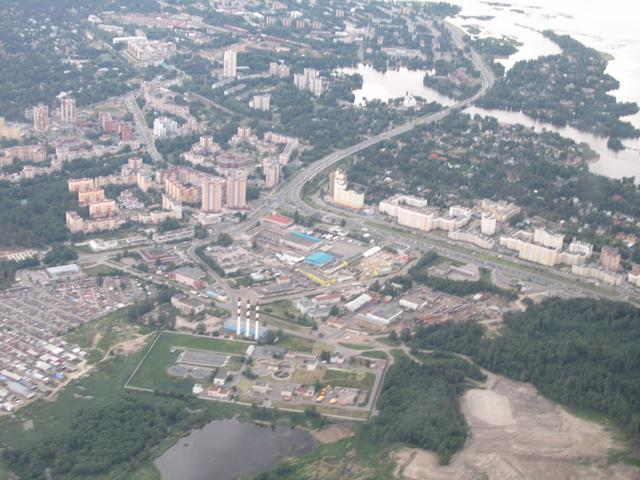
#> input picture Images/aero1.jpg, 640 x 480 px, found by its file name
$ jupyter execute negative_transformation.ipynb
#> lines starting #> are read from the running program, lines starting #| are printed output that depends on the picture
[cell 1]
import cv2 as cv
import numpy as np
from matplotlib import pyplot as plt

[cell 2]
# Flag 0 = Read grayscale
img = cv.imread(r"C:\Users\Santiago Avila\Desktop\Clases\Programacion\Procesamiento de Imagenes\Images\aero1.jpg", 0)
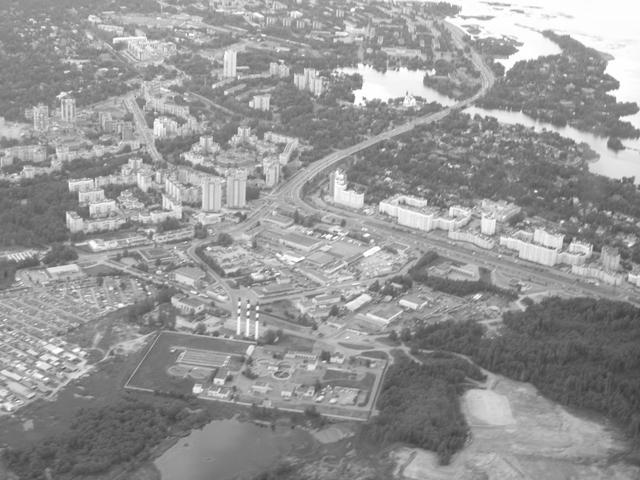
#> img: shape (480, 640); min 58, max 255, mean 149.9

# The 0 makes the image a grayscale image

# Relative path
img = cv.imread(r"..\Images\aero1.jpg", 0)

[cell 3]
img.shape
#> Out = (480, 640)

[cell 4]
# Shows the image on a gray scale
plt.imshow(img, cmap="gray")
plt.axis("off")
plt.show()

# **Negative Transformation**
---
## **Method 1**

[cell 5]
import numpy as np

[cell 6]
img_neg = np.zeros(img.shape, dtype=np.uint8)

[cell 7]
img_neg.dtype

[cell 8]
img.shape[0]
#> Out = 480

[cell 9]
for i in range(img.shape[0]): # Rows ## Iterates through each pixel on the row
    for j in range(img.shape[1]): # Columns ## Iterates through each pixel on the column
        img_neg[i, j] = 255 - img[i, j] # Changes the value to its negative
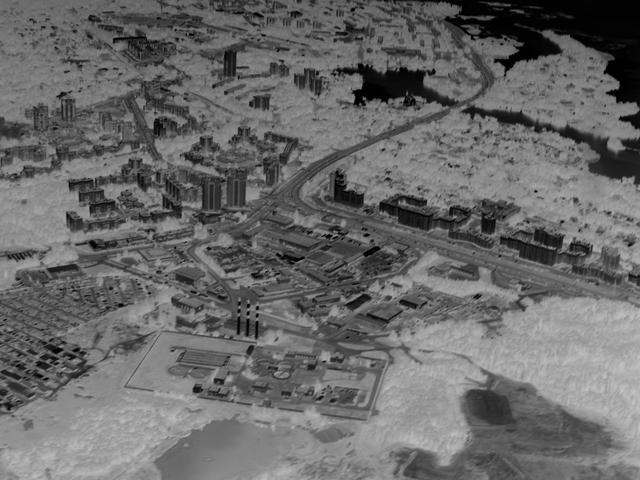
#> img_neg: shape (480, 640); min 0, max 197, mean 105.1

[cell 10]
# Prints the image
plt.imshow(img_neg, cmap="gray")
plt.axis("off")
plt.show()

[cell 11]
plt.imshow(np.hstack((img, img_neg)), "gray")
plt.title("Comparison of the transformation")
plt.show()
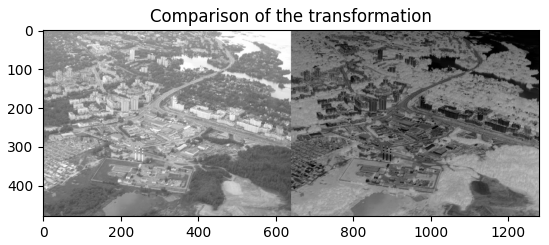
#> figure drawn by matplotlib, 1 panel

# **Negative Transformation**
  ---
## **Method 2 - BITWISE NOT**

[cell 12]
img2 = cv.imread(r"..\Images\squirrel_cls.jpg", 0)
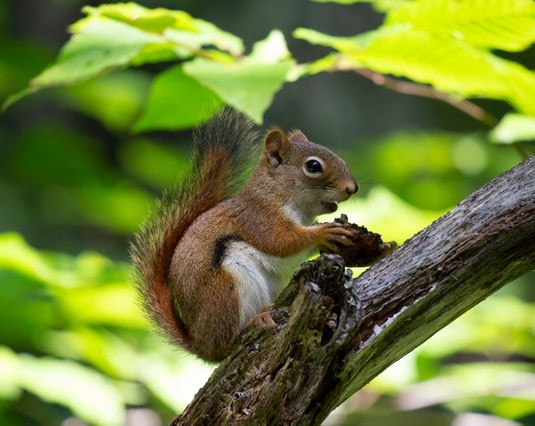
#> input picture Images/squirrel_cls.jpg, 535 x 426 px, found by its file name
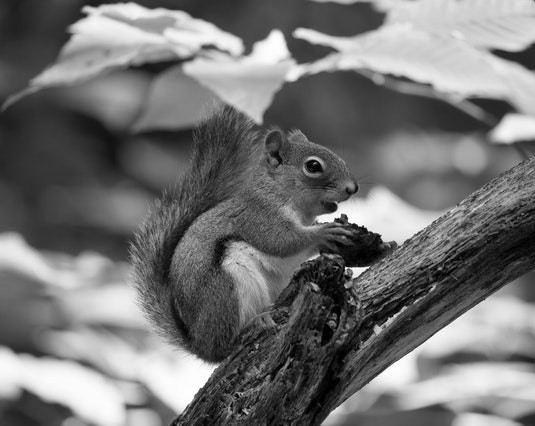
#> img2: shape (426, 535); min 0, max 255, mean 115.6

[cell 13]
type(img2)

[cell 14]
img2.shape
#> Out = (426, 535)

[cell 15]
plt.imshow(img2, "gray") # We can skip cmap= because is the second parameter that imshow recieves
plt.title("Grayscale image") # Adds a title to the image
plt.axis("off") # Removes the axis of the image
plt.show()

[cell 16]
img2_neg = np.bitwise_not(img2)
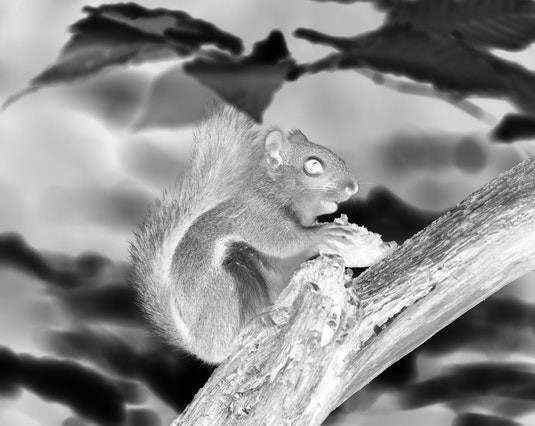
#> img2_neg: shape (426, 535); min 0, max 255, mean 139.4

# Inverts the value of each bit on each location of every pixel, resulting in a negative image as a result.

[cell 17]
plt.imshow(img2_neg, "gray")
plt.title("Negative image")
plt.axis("off")
plt.show()

[cell 18]
plt.imshow(np.hstack((img2, img2_neg)), "gray")
plt.title("Comparison of both images")
plt.show()
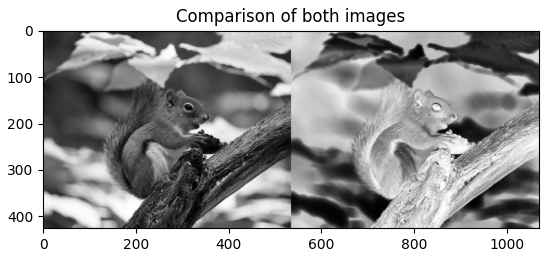
#> figure drawn by matplotlib, 1 panel
